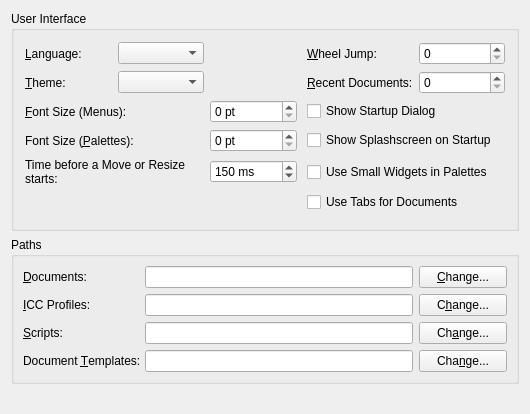
<?xml version="1.0" encoding="UTF-8"?>
<ui version="4.0">
 <author>Petr Vanek &lt;petr@scribus.info&gt;</author>
 <comment>General prefs panel</comment>
 <class>TabGeneral</class>
 <widget class="QWidget" name="TabGeneral">
  <property name="geometry">
   <rect>
    <x>0</x>
    <y>0</y>
    <width>529</width>
    <height>414</height>
   </rect>
  </property>
  <property name="windowTitle">
   <string>TabGeneralBase</string>
  </property>
  <layout class="QVBoxLayout" name="verticalLayout">
   <item>
    <widget class="QGroupBox" name="groupBox1">
     <property name="title">
      <string>User Interface</string>
     </property>
     <layout class="QGridLayout" name="gridLayout">
      <item row="0" column="0">
       <widget class="QLabel" name="textLabel1">
        <property name="text">
         <string>&amp;Language:</string>
        </property>
        <property name="wordWrap">
         <bool>false</bool>
        </property>
        <property name="buddy">
         <cstring>guiLangCombo</cstring>
        </property>
       </widget>
      </item>
      <item row="0" column="1">
       <widget class="QComboBox" name="guiLangCombo"/>
      </item>
      <item row="0" column="4">
       <widget class="QLabel" name="textLabel5">
        <property name="text">
         <string>&amp;Wheel Jump:</string>
        </property>
        <property name="wordWrap">
         <bool>false</bool>
        </property>
        <property name="buddy">
         <cstring>wheelJumpSpin</cstring>
        </property>
       </widget>
      </item>
      <item row="0" column="5">
       <widget class="QSpinBox" name="wheelJumpSpin"/>
      </item>
      <item row="1" column="0">
       <widget class="QLabel" name="textLabel2">
        <property name="text">
         <string>&amp;Theme:</string>
        </property>
        <property name="wordWrap">
         <bool>false</bool>
        </property>
        <property name="buddy">
         <cstring>GUICombo</cstring>
        </property>
       </widget>
      </item>
      <item row="1" column="1">
       <widget class="QComboBox" name="GUICombo"/>
      </item>
      <item row="1" column="4">
       <widget class="QLabel" name="textLabel6">
        <property name="text">
         <string>&amp;Recent Documents:</string>
        </property>
        <property name="wordWrap">
         <bool>false</bool>
        </property>
        <property name="buddy">
         <cstring>recentDocs</cstring>
        </property>
       </widget>
      </item>
      <item row="1" column="5">
       <widget class="QSpinBox" name="recentDocs"/>
      </item>
      <item row="2" column="0" colspan="2">
       <widget class="QLabel" name="textLabel4">
        <property name="text">
         <string>&amp;Font Size (Menus):</string>
        </property>
        <property name="wordWrap">
         <bool>false</bool>
        </property>
        <property name="buddy">
         <cstring>GFsize</cstring>
        </property>
       </widget>
      </item>
      <item row="2" column="2">
       <widget class="QSpinBox" name="GFsize">
        <property name="suffix">
         <string> pt</string>
        </property>
       </widget>
      </item>
      <item row="2" column="3">
       <spacer>
        <property name="orientation">
         <enum>Qt::Horizontal</enum>
        </property>
        <property name="sizeType">
         <enum>QSizePolicy::Minimum</enum>
        </property>
        <property name="sizeHint" stdset="0">
         <size>
          <width>4</width>
          <height>20</height>
         </size>
        </property>
       </spacer>
      </item>
      <item row="2" column="4" colspan="2">
       <widget class="QCheckBox" name="startUpDialog">
        <property name="text">
         <string>Show Startup Dialog</string>
        </property>
       </widget>
      </item>
      <item row="3" column="0" colspan="2">
       <widget class="QLabel" name="textLabel4_2">
        <property name="text">
         <string>Font Size (&amp;Palettes):</string>
        </property>
        <property name="wordWrap">
         <bool>false</bool>
        </property>
        <property name="buddy">
         <cstring>GTFsize</cstring>
        </property>
       </widget>
      </item>
      <item row="3" column="2">
       <widget class="QSpinBox" name="GTFsize">
        <property name="suffix">
         <string> pt</string>
        </property>
       </widget>
      </item>
      <item row="3" column="4" colspan="2">
       <widget class="QCheckBox" name="showSplashCheckBox">
        <property name="text">
         <string>Show Splashscreen on Startup</string>
        </property>
        <property name="shortcut">
         <string/>
        </property>
       </widget>
      </item>
      <item row="4" column="0" colspan="2">
       <widget class="QLabel" name="textLabel3">
        <property name="text">
         <string>Time before a Move or Resize starts:</string>
        </property>
        <property name="wordWrap">
         <bool>true</bool>
        </property>
        <property name="buddy">
         <cstring>showSplashCheckBox</cstring>
        </property>
       </widget>
      </item>
      <item row="4" column="2">
       <widget class="QSpinBox" name="spinTimeout">
        <property name="suffix">
         <string> ms</string>
        </property>
        <property name="minimum">
         <number>10</number>
        </property>
        <property name="maximum">
         <number>1500</number>
        </property>
        <property name="singleStep">
         <number>10</number>
        </property>
        <property name="value">
         <number>150</number>
        </property>
       </widget>
      </item>
      <item row="4" column="4" colspan="2">
       <widget class="QCheckBox" name="useSmallWidgetsCheck">
        <property name="text">
         <string>Use Small Widgets in Palettes</string>
        </property>
       </widget>
      </item>
      <item row="5" column="0">
       <spacer>
        <property name="orientation">
         <enum>Qt::Vertical</enum>
        </property>
        <property name="sizeType">
         <enum>QSizePolicy::Expanding</enum>
        </property>
        <property name="sizeHint" stdset="0">
         <size>
          <width>20</width>
          <height>3</height>
         </size>
        </property>
       </spacer>
      </item>
      <item row="5" column="4" colspan="2">
       <widget class="QCheckBox" name="useTabsForDocs">
        <property name="text">
         <string>Use Tabs for Documents</string>
        </property>
       </widget>
      </item>
      <item row="6" column="4">
       <spacer>
        <property name="orientation">
         <enum>Qt::Vertical</enum>
        </property>
        <property name="sizeType">
         <enum>QSizePolicy::Expanding</enum>
        </property>
        <property name="sizeHint" stdset="0">
         <size>
          <width>20</width>
          <height>5</height>
         </size>
        </property>
       </spacer>
      </item>
     </layout>
    </widget>
   </item>
   <item>
    <widget class="QGroupBox" name="groupBox2">
     <property name="title">
      <string>Paths</string>
     </property>
     <layout class="QGridLayout">
      <property name="margin">
       <number>9</number>
      </property>
      <property name="spacing">
       <number>6</number>
      </property>
      <item row="2" column="1">
       <widget class="QLineEdit" name="ScriptPfad">
        <property name="minimumSize">
         <size>
          <width>268</width>
          <height>0</height>
         </size>
        </property>
       </widget>
      </item>
      <item row="0" column="1">
       <widget class="QLineEdit" name="Docs">
        <property name="minimumSize">
         <size>
          <width>268</width>
          <height>0</height>
         </size>
        </property>
       </widget>
      </item>
      <item row="1" column="1">
       <widget class="QLineEdit" name="ProPfad">
        <property name="minimumSize">
         <size>
          <width>268</width>
          <height>0</height>
         </size>
        </property>
       </widget>
      </item>
      <item row="0" column="2">
       <widget class="QPushButton" name="FileC">
        <property name="minimumSize">
         <size>
          <width>88</width>
          <height>0</height>
         </size>
        </property>
        <property name="text">
         <string>&amp;Change...</string>
        </property>
        <property name="shortcut">
         <string>Alt+C</string>
        </property>
       </widget>
      </item>
      <item row="1" column="2">
       <widget class="QPushButton" name="FileC2">
        <property name="text">
         <string>C&amp;hange...</string>
        </property>
        <property name="shortcut">
         <string>Alt+H</string>
        </property>
       </widget>
      </item>
      <item row="2" column="0">
       <widget class="QLabel" name="textLabel9">
        <property name="text">
         <string>&amp;Scripts:</string>
        </property>
        <property name="wordWrap">
         <bool>false</bool>
        </property>
        <property name="buddy">
         <cstring>ScriptPfad</cstring>
        </property>
       </widget>
      </item>
      <item row="3" column="1">
       <widget class="QLineEdit" name="DocumentTemplateDir">
        <property name="minimumSize">
         <size>
          <width>268</width>
          <height>0</height>
         </size>
        </property>
       </widget>
      </item>
      <item row="3" column="2">
       <widget class="QPushButton" name="FileC4">
        <property name="text">
         <string>Cha&amp;nge...</string>
        </property>
        <property name="shortcut">
         <string>Alt+N</string>
        </property>
       </widget>
      </item>
      <item row="1" column="0">
       <widget class="QLabel" name="textLabel8">
        <property name="text">
         <string>&amp;ICC Profiles:</string>
        </property>
        <property name="wordWrap">
         <bool>false</bool>
        </property>
        <property name="buddy">
         <cstring>ProPfad</cstring>
        </property>
       </widget>
      </item>
      <item row="0" column="0">
       <widget class="QLabel" name="textLabel7">
        <property name="text">
         <string>&amp;Documents:</string>
        </property>
        <property name="wordWrap">
         <bool>false</bool>
        </property>
        <property name="buddy">
         <cstring>Docs</cstring>
        </property>
       </widget>
      </item>
      <item row="3" column="0">
       <widget class="QLabel" name="textLabel10">
        <property name="text">
         <string>Document &amp;Templates:</string>
        </property>
        <property name="wordWrap">
         <bool>false</bool>
        </property>
        <property name="buddy">
         <cstring>DocumentTemplateDir</cstring>
        </property>
       </widget>
      </item>
      <item row="2" column="2">
       <widget class="QPushButton" name="FileC3">
        <property name="text">
         <string>Ch&amp;ange...</string>
        </property>
        <property name="shortcut">
         <string>Alt+A</string>
        </property>
       </widget>
      </item>
     </layout>
    </widget>
   </item>
   <item>
    <spacer>
     <property name="orientation">
      <enum>Qt::Vertical</enum>
     </property>
     <property name="sizeType">
      <enum>QSizePolicy::Expanding</enum>
     </property>
     <property name="sizeHint" stdset="0">
      <size>
       <width>51</width>
       <height>51</height>
      </size>
     </property>
    </spacer>
   </item>
  </layout>
 </widget>
 <layoutdefault spacing="6" margin="11"/>
 <tabstops>
  <tabstop>guiLangCombo</tabstop>
  <tabstop>GUICombo</tabstop>
  <tabstop>GFsize</tabstop>
  <tabstop>GTFsize</tabstop>
  <tabstop>spinTimeout</tabstop>
  <tabstop>wheelJumpSpin</tabstop>
  <tabstop>recentDocs</tabstop>
  <tabstop>startUpDialog</tabstop>
  <tabstop>showSplashCheckBox</tabstop>
  <tabstop>useSmallWidgetsCheck</tabstop>
  <tabstop>Docs</tabstop>
  <tabstop>FileC</tabstop>
  <tabstop>ProPfad</tabstop>
  <tabstop>FileC2</tabstop>
  <tabstop>ScriptPfad</tabstop>
  <tabstop>FileC3</tabstop>
  <tabstop>DocumentTemplateDir</tabstop>
  <tabstop>FileC4</tabstop>
 </tabstops>
 <resources/>
 <connections/>
</ui>
